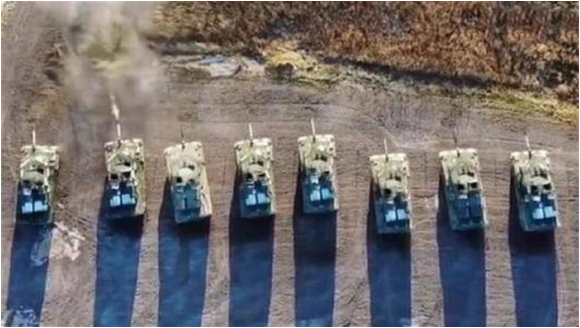
#> input picture 1.png, 580 x 328 px
$ jupyter execute xgan.ipynb   (older library calls are emulated)
#> lines starting #> are read from the running program, lines starting #| are printed output that depends on the picture; long printed decimals are rounded
# X-GAN

### 引入库函数

[cell 1]
import numpy as np
import os
import cv2
import math

from PIL import Image, ImageFilter
import matplotlib.pyplot as plt

### 将图像转化为矩阵并返回

[cell 2]
def readimage(image):
#> called with image = '1.png'
    A = Image.open(image).convert('L')
    B = Image.open(image)
#> B is the input picture: PIL image 580x328 RGBA; mean R, G, B, A 114.7, 109, 108.9, 255
#> in padding, `padX= np.pad(img,((1,1),(1,1)),'edge',)`:
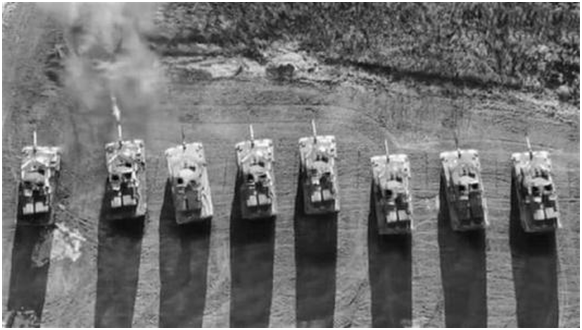
#> padX: shape (330, 582); min 3, max 255, mean 112
    a = np.array(A)
    b = np.array(B)
    return a,b

### rgb2grey

[cell 3]
def rgb2gray(rgb):
    return np.dot(rgb[...,:3], [0.299, 0.587, 0.114])

### 将矩阵转化为图像

[cell 4]
def MatrixToImage(R,G,B):
    # 得到RGB通道
    r = Image.fromarray(R).convert('L')
    g = Image.fromarray(G).convert('L')
    b = Image.fromarray(B).convert('L')
    image = Image.merge("RGB", (r, g, b))
    return image

### 图像显示

[cell 5]
def show(img):
    plt.figure("Image") # 图像窗口名称
    plt.imshow(img)
    plt.axis('on') # 关掉坐标轴为 off
    plt.title('image') # 图像题目
    plt.show()

### 卷积

[cell 6]
def convolve(image, weight):
    height, width = image.shape
#> height = 330; width = 582
    h, w = weight.shape
    height_new = height - h + 1
#> height_new = 328
    width_new = width - w + 1
#> width_new = 580
    image_new = np.zeros((height_new, width_new), dtype=np.float)
    for i in range(height_new):
        for j in range(width_new):
            image_new[i,j] = np.sum(image[i:i+h, j:j+w] * weight)
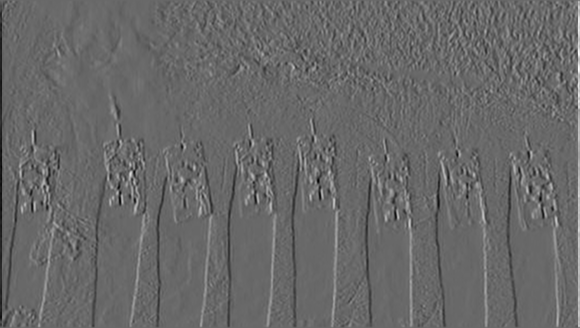
#> image_new: shape (328, 580) float64; min -634, max 908, mean 0; drawn with min black and max white
    image_new = image_new.clip(0,255)
    #image_new = np.rint(image_new).astype('uint8')
    return image_new

### Sobel-RGB

[cell 7]
# [53 lines left out: function sobel, not called in this run]

### Sobel-Grey

[cell 8]
def grey_sobel(image,name):

    a = image

    soble_x = np.array(([-1, 0, 1], [-2, 0, 2], [-1, 0, 1]))
    soble_y = np.array(([-1, -2, -1], [0, 0, 0], [1, 2, 1]))

    #在三个通道上做水平方向上的卷积

    x = convolve(a,soble_x)

    #在三个通道上做垂直方向上的卷积
    y = convolve(a,soble_y)
#> after the loop in convolve (call 2), `for i in range(height_new):`:
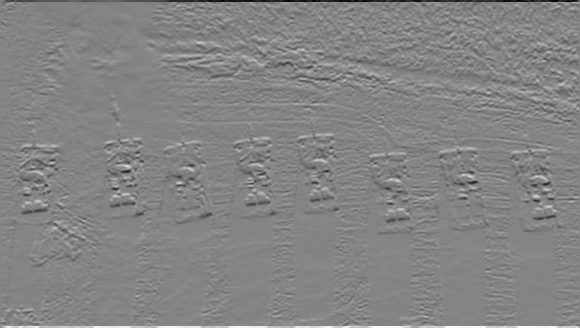
#> image_new: shape (328, 580) float64; min -898, max 832, mean 0; drawn with min black and max white
#> in convolve (call 2), `image_new = image_new.clip(0,255)`:
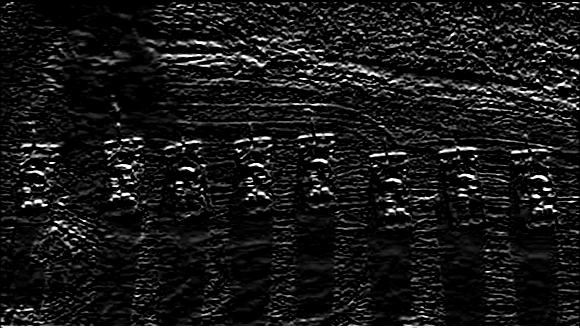
#> image_new: shape (328, 580) float64; min 0, max 255, mean 24.1

    #综合水平方向和垂直方向上的信息
    gradients=np.sqrt(x*x+y*y)
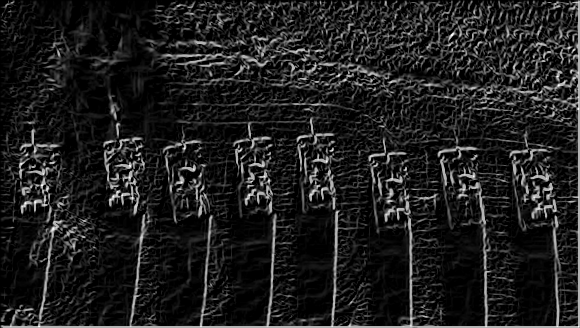
#> gradients: shape (328, 580) float64; min 0, max 360.6, mean 43.2; drawn with min black and max white

    return gradients

### image-crop

[cell 9]
# [6 lines left out: function img_crop, not called in this run]
#     print(roi.shape)

### Sigmoid

[cell 10]
def sigmoid(x):
    s = 1 / (1 + np.exp(-x))
    return s

### Choose Pixels

[cell 11]
import numpy.ma as ma

def choose(img,probability,num):
#> called with num = 50000
    count = 0
    total = img.size
#> total = 760960
    rate = num /total
#> rate = 0.0657
    print(f'rate {rate}')
#| rate 0.06571
    channel = img.shape[2]
#> channel = 4
    proba = probability.reshape(-1)
    number = int(np.ceil(rate * probability.size))
#> number = 12500
    print(f'number {number}')
#| number 12500
    value = np.sort(-proba)
    print(value)
#> (printed output is left out)
    value = -value[number]
#> value = 159.4
    print(f'threshold {value}')
#| threshold 159.424
    threshold = np.full_like(probability,value)
    mask = probability > threshold
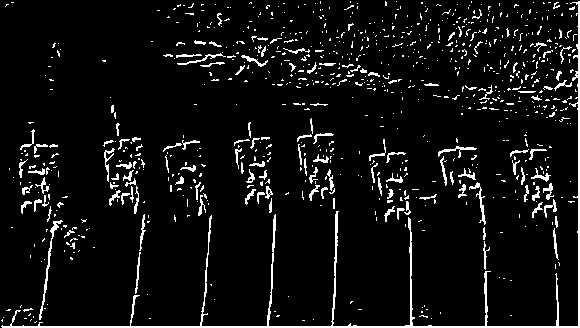
#> mask: shape (328, 580) bool; 6.6% white in thin lines or dots
#     print(f'the number of the mask {mask}')
    out = img[:,:,0:3]
#     print(f'the shape of the img {img.shape}')
#     print(f'the shape of the probability  {probability.shape}')

    out[:,:,0] = mask * img[:,:,0]
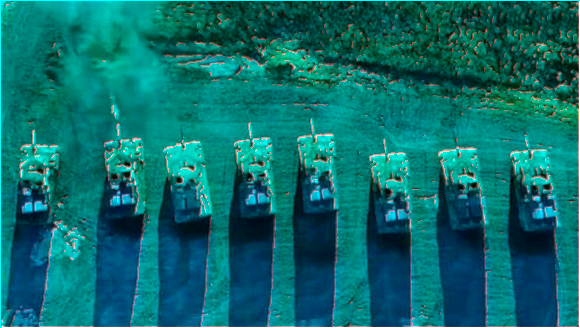
#> out: shape (328, 580, 3); mean R, G, B 8.6, 109, 108.9
    out[:,:,1] = mask * img[:,:,1]
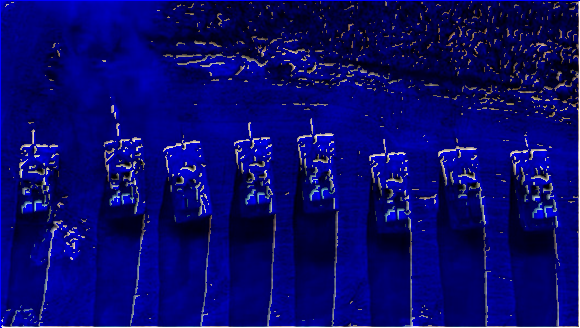
#> out: shape (328, 580, 3); mean R, G, B 8.6, 8.4, 108.9
    out[:,:,2] = mask * img[:,:,2]
    for i in range(out.shape[0]):
        for j in range(out.shape[1]):
            for k in range(out.shape[2]):
                if out[i,j,k]==0:
                    out[i,j,k]=255
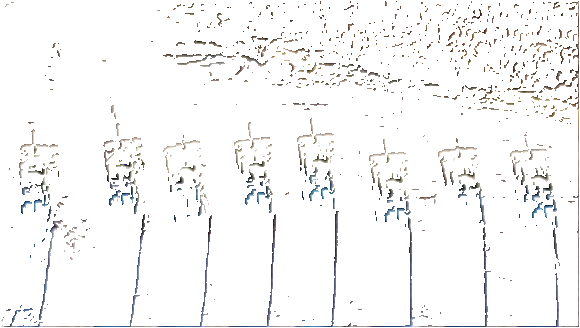
#> out: shape (328, 580, 3); mean R, G, B 246.9, 246.6, 246.5
    print(out.shape)
#| (328, 580, 3)
    return out

### padding

[cell 12]
def padding(img,mode='rgb'):
    if mode == 'rgb':
        padX= np.pad(img,((1,1),(1,1),(0,0)),'edge',)
    elif mode =='grey':
        padX= np.pad(img,((1,1),(1,1)),'edge',)
    else:
        print('ERROR MODE')
    return padX

### Main

[cell 13]
if __name__ == "__main__":
    image='1.png'
    grey,rgb =  readimage(image)
    grey = padding(grey,mode='grey')
    gradients = grey_sobel(grey,'sobel')
#     probability = sigmoid(gradients)
    pic = choose(rgb,gradients,50000)
    pic = MatrixToImage(pic[:, :, 0],pic[:, :, 1],pic[:, :, 2])
#> in MatrixToImage, `b = Image.fromarray(B).convert('L')`:
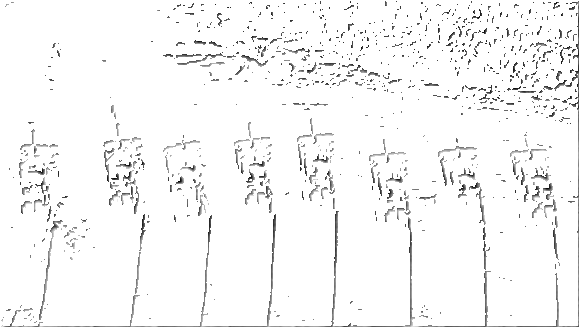
#> b: PIL image 580x328 L; min 3, max 255, mean 246.5
    show(pic)
    pic.save('./choose.png','png')
